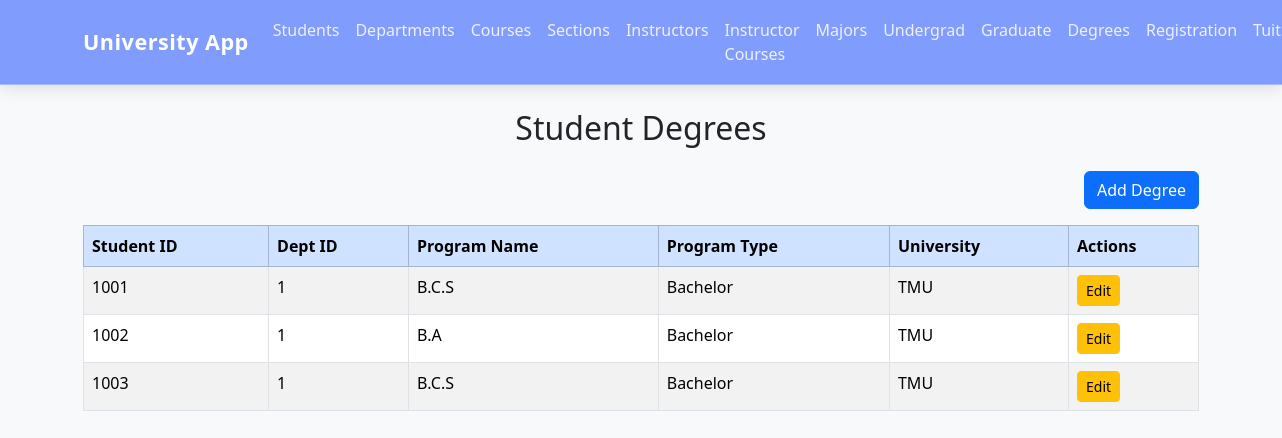
Page /degrees on the committed database.
### tables this page shows
CREATE TABLE Student_Degree (
    Student_ID INTEGER,
    Dept_ID INTEGER,
    Program_Name TEXT,
    Program_Type TEXT,
    University TEXT,
    PRIMARY KEY(Student_ID, Dept_ID, Program_Name),
    FOREIGN KEY(Student_ID) REFERENCES Student(Student_ID),
    FOREIGN KEY(Dept_ID) REFERENCES Department(Dept_ID)
);

### app.py (the view)
@app.route("/degrees")
def degrees():
    conn = get_db_connection()
    rows = conn.execute("SELECT * FROM Student_Degree").fetchall()
    conn.close()
    return render_template(
        "degrees.html",
        title="Student Degrees",
        degrees=rows
    )

### app.py (called while the page is built)
def get_db_connection():
    conn = sqlite3.connect("university.db")
    conn.row_factory = sqlite3.Row
    return conn

### templates/degrees.html
{% extends "base.html" %}
{% block content %}
<h2 class="mb-4 text-center">Student Degrees</h2>
<div class="mb-3 text-end">
    <a href="/add-degree" class="btn btn-primary">Add Degree</a>
</div>
<table class="table table-striped table-bordered">
    <thead class="table-primary">
        <tr>
            <th>Student ID</th>
            <th>Dept ID</th>
            <th>Program Name</th>
            <th>Program Type</th>
            <th>University</th>
            <th style="width:130px;">Actions</th>
        </tr>
    </thead>
    <tbody>
        {% for d in degrees %}
        <tr>
            <td>{{ d.Student_ID }}</td>
            <td>{{ d.Dept_ID }}</td>
            <td>{{ d.Program_Name }}</td>
            <td>{{ d.Program_Type }}</td>
            <td>{{ d.University }}</td>
            <td>
                <a href="/update-degree/{{ d.Student_ID }}/{{ d.Dept_ID }}/{{ d.Program_Name }}"
                   class="btn btn-sm btn-warning">Edit</a>
            </td>
        </tr>
        {% endfor %}
    </tbody>
</table>
{% endblock %}

### rows in the picture
Student_Degree: Student_ID "1001", Dept_ID "1", Program_Name "B.C.S", Program_Type "Bachelor", University "TMU"
Student_Degree: Student_ID "1002", Dept_ID "1", Program_Name "B.A", Program_Type "Bachelor", University "TMU"
Student_Degree: Student_ID "1003", Dept_ID "1", Program_Name "B.C.S", Program_Type "Bachelor", University "TMU"
